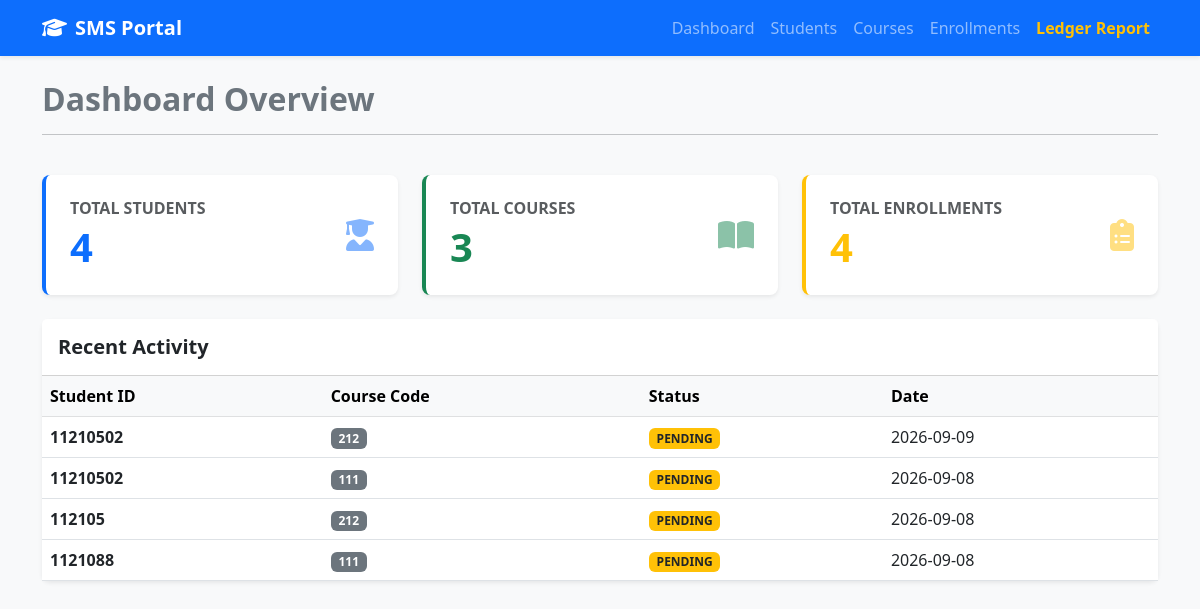
The app's page / (signed in) with its own data.
### enrollments/models.py (models this page shows, shortened)
class Enrollment(models.Model):
    STATUS_CHOICES = (
        ('PENDING', 'Pending'),
        ('APPROVED', 'Approved'),
        ('CANCELLED', 'Cancelled'),
    )
    student = models.ForeignKey(Student, on_delete=models.CASCADE, related_name='enrollments')
    course = models.ForeignKey(Course, on_delete=models.CASCADE, related_name='enrollments')
    enrollment_date = models.DateTimeField(auto_now_add=True)
    status = models.CharField(max_length=10, choices=STATUS_CHOICES, default='APPROVED')
    class Meta:
        unique_together = ('student', 'course') # একজন শিক্ষার্থী একই কোর্সে একাধিকবার এনরোলমেন্ট করতে পারবে না

### students/models.py (models this page shows)
class Student(models.Model):
    name = models.CharField(max_length=100)
    student_id = models.CharField(max_length=20, unique=True)
    email = models.EmailField(unique=True)
    phone = models.CharField(max_length=15)
    date_of_birth = models.DateField()
    address = models.TextField()
    profile_picture = models.ImageField(upload_to='students/', blank=True, null=True)
    department = models.ForeignKey(
        Department,
        on_delete=models.CASCADE,
        related_name='students'
    )

### courses/models.py (models this page shows, shortened)
class Course(models.Model):
    title = models.CharField(max_length=200, verbose_name="Course Title")
    code = models.CharField(max_length=20, unique=True, verbose_name="Course Code")
    description = models.TextField(blank=True, null=True)
    credit_hours = models.PositiveIntegerField(default=3)
    course_fee = models.DecimalField(max_digits=10, decimal_places=2, default=0.00)
    is_active = models.BooleanField(default=True)
    created_at = models.DateTimeField(auto_now_add=True)

### enrollments/views.py (the view)
# urls.py: path('', dashboard, name='dashboard'),
@login_required
def dashboard(request):
    total_students = Student.objects.count()
    total_courses = Course.objects.count()
    total_enrollments = Enrollment.objects.count()
    recent_enrollments = Enrollment.objects.select_related('student', 'course').order_by('-enrollment_date')[:5]
    context = {
        'total_students': total_students,
        'total_courses': total_courses,
        'total_enrollments': total_enrollments,
        'recent_enrollments': recent_enrollments,
    }
    return render(request, 'dashboard.html', context)

### templates/dashboard.html (shortened to what this page needs)
{% extends 'base.html' %}
{% block content %}
<div class="row mb-4">
    <div class="col-md-12">
        <h2 class="fw-bold text-secondary">Dashboard Overview</h2>
        <hr>
    </div>
</div>
<div class="row g-4 mb-4">
    <div class="col-md-4">
        <div class="card border-0 shadow-sm border-start border-primary border-4 rounded-3">
            <div class="card-body p-4 d-flex justify-content-between align-items-center">
                <div>
                    <h6 class="text-muted mb-1 text-uppercase fw-semibold">Total Students</h6>
                    <h2 class="display-6 fw-bold text-primary mb-0">{{ total_students }}</h2>
                </div>
                <i class="fa-solid fa-user-graduate fa-2x text-primary opacity-50"></i>
            </div>
        </div>
    </div>
    <div class="col-md-4">
        <div class="card border-0 shadow-sm border-start border-success border-4 rounded-3">
            <div class="card-body p-4 d-flex justify-content-between align-items-center">
                <div>
                    <h6 class="text-muted mb-1 text-uppercase fw-semibold">Total Courses</h6>
                    <h2 class="display-6 fw-bold text-success mb-0">{{ total_courses }}</h2>
                </div>
                <i class="fa-solid fa-book-open fa-2x text-success opacity-50"></i>
            </div>
        </div>
    </div>
    <div class="col-md-4">
        <div class="card border-0 shadow-sm border-start border-warning border-4 rounded-3">
            <div class="card-body p-4 d-flex justify-content-between align-items-center">
                <div>
                    <h6 class="text-muted mb-1 text-uppercase fw-semibold">Total Enrollments</h6>
                    <h2 class="display-6 fw-bold text-warning mb-0">{{ total_enrollments }}</h2>
                </div>
                <i class="fa-solid fa-clipboard-list fa-2x text-warning opacity-50"></i>
            </div>
        </div>
    </div>
</div>
<div class="card border-0 shadow-sm rounded-3">
    <div class="card-header bg-white py-3">
        <h5 class="fw-bold text-dark mb-0">Recent Activity</h5>
    </div>
    <div class="table-responsive">
        <table class="table table-hover align-middle mb-0">
            <thead class="table-light">
                <tr>
                    <th>Student ID</th>
                    <th>Course Code</th>
                    <th>Status</th>
                    <th>Date</th>
                </tr>
            </thead>
            <tbody>
                {% for item in recent_enrollments %}
                <tr>
                    <td class="fw-semibold">{{ item.student.student_id }}</td>
                    <td><span class="badge bg-secondary">{{ item.course.code }}</span></td>
                    <td>
                        {% if item.status == 'APPROVED' %}
                            <span class="badge bg-success">APPROVED</span>
                        {% elif item.status == 'PENDING' %}
                            <span class="badge bg-warning text-dark">PENDING</span>
                        {% else %}
                            <span class="badge bg-danger">CANCELLED</span>
                        {% endif %}
                    </td>
                    <td>{{ item.enrollment_date|date:"Y-m-d" }}</td>
                </tr>
                {% endfor %}
            </tbody>
        </table>
    </div>
</div>
{% endblock %}

### records on screen
Enrollment: student.student_id "11210502", course.code "212", status "PENDING", enrollment_date "2026-09-09"
Enrollment: student.student_id "11210502", course.code "111", status "PENDING", enrollment_date "2026-09-08"
Enrollment: student.student_id "112105", course.code "212", status "PENDING", enrollment_date "2026-09-08"
Enrollment: student.student_id "1121088", course.code "111", status "PENDING", enrollment_date "2026-09-08"

### other values on screen
{{ total_students }} "4"
{{ total_courses }} "3"
{{ total_enrollments }} "4"
